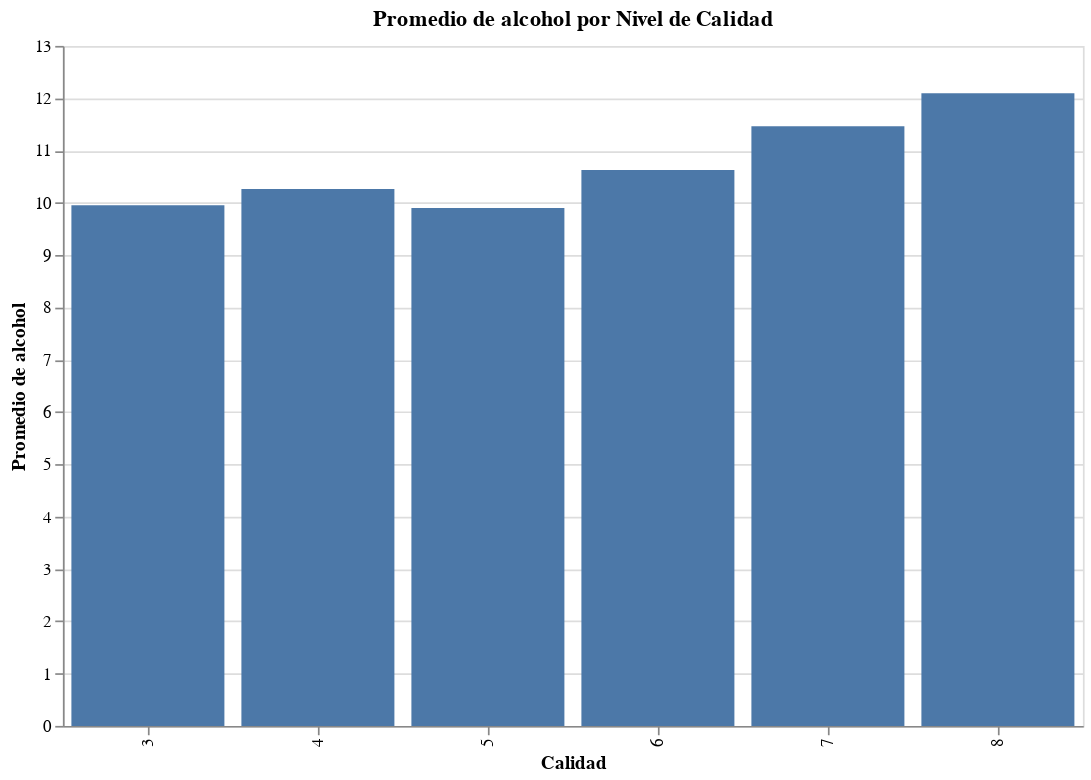

The code cell stored with this chart in its notebook:
### Code cell
# Elegir la característica que se va a analizar (por ejemplo, 'alcohol')
caracteristica = 'alcohol'

# Agrupar por calidad y calcular el promedio de la característica seleccionada
df_agrupado = df.groupby('calidad')[caracteristica].mean().reset_index()

# Crear el gráfico de barras
grafico = alt.Chart(df_agrupado).mark_bar().encode(
    x=alt.X('calidad:O', title='Calidad', sort='ascending'),
    y=alt.Y(f'{caracteristica}:Q', title=f'Promedio de {caracteristica}'),
    tooltip=['calidad:O', f'{caracteristica}:Q']
).properties(
    title=f'Promedio de {caracteristica} por Nivel de Calidad',
    width=600,
    height=400
)

# Mostrar el gráfico
grafico.show()

### Figure 1 — Vega-Lite specification as saved in the notebook (floating-point values rounded to 4 significant figures)
{"config": {"view": {"continuousWidth": 300, "continuousHeight": 300}}, "data": {"name": "data-3f4d5af612c9f7faf74b9f12f57fce42"}, "mark": {"type": "bar"}, "encoding": {"tooltip": [{"field": "calidad", "type": "ordinal"}, {"field": "alcohol", "type": "quantitative"}], "x": {"field": "calidad", "sort": "ascending", "title": "Calidad", "type": "ordinal"}, "y": {"field": "alcohol", "title": "Promedio de alcohol", "type": "quantitative"}}, "height": 400, "title": "Promedio de alcohol por Nivel de Calidad", "width": 600, "$schema": "https://vega.github.io/schema/vega-lite/v5.20.1.json", "datasets": {"data-3f4d5af612c9f7faf74b9f12f57fce42": [{"calidad": 3, "alcohol": 9.955}, {"calidad": 4, "alcohol": 10.27}, {"calidad": 5, "alcohol": 9.9}, {"calidad": 6, "alcohol": 10.63}, {"calidad": 7, "alcohol": 11.47}, {"calidad": 8, "alcohol": 12.09}]}}
